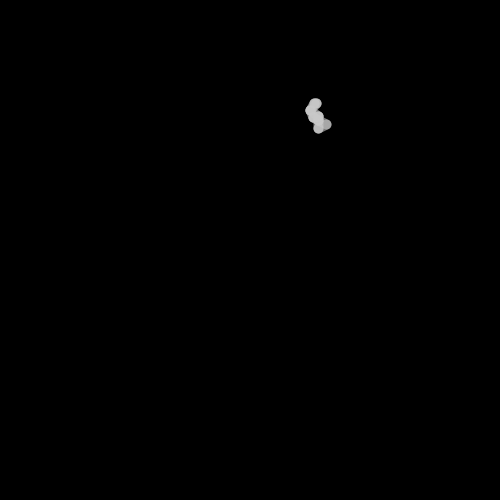
Frame 1 (no input)
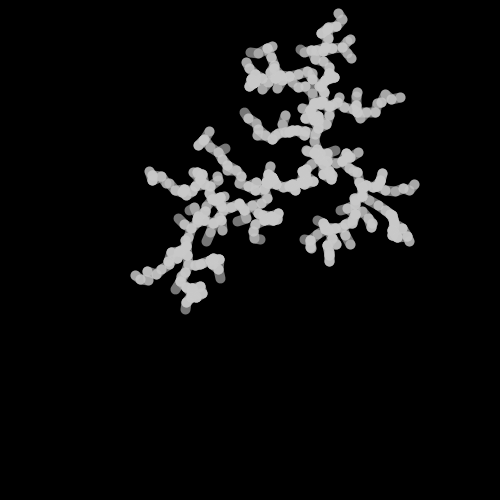
Frame 60 (the mouse pressed at the canvas centre just before this capture)
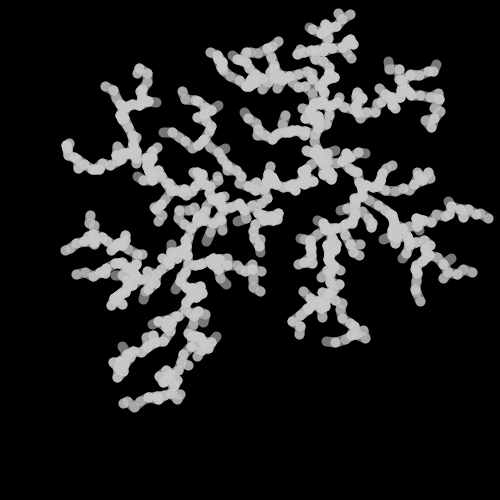
Frame 120 (the mouse held since frame 60 and released just before this capture)

The Processing sketch that drew these frames (run headless with seeded random() and noise(); from frame 60 on, the mouse is pressed at the canvas centre):

// Processing sketch: processing_169621
// ── processing_169621.pde

//import processing.pdf.*;

//Constructing an array

//Assigning different values to new Cell 
//the cells' density is changed
Cell[] myCells = new Cell[1499];                      //array syntax   datatype[] var


void setup() {
   background(0);
  size(500, 500);
  for (int i = 0; i < myCells.length; i ++) {
    myCells[i] = new Cell();                        //array syntax var[element] = value     
  }   
//beginRecord(PDF, "Patternvector3.pdf");  
}


void draw() {
  //beginRaw(PDF, "pattern1.pdf");
  for (int i=0; i< myCells.length; i++) {
   // myCells[i].display();
    myCells[i].update();
  }
  
  myCells[0].isseed = true;               
 
  for (int i=0; i<myCells.length; i++) {
    if(myCells[i].isseed == false){
      for(int j=0; j<myCells.length;j++){
        if(myCells[j].isseed == true){
          float d;
          d = PVector.dist(myCells[i].location, myCells[j].location);
            if(d < 10){                                
              myCells[i].isseed = true;
          
               stroke(200, 150);
               strokeWeight(10); 
              line(myCells[i].location.x, myCells[i].location.y, myCells[j].location.x, myCells[j].location.y);
              
            }
          }
        }
      }
    }
//endRaw();
  }

//void keyPressed(){
 // if(key=='e'){
   // endRecord();
 // }
//}




class Cell{
  
  PVector location = new PVector();
  PVector velocity = new PVector();
  float dia;
  boolean isseed;
  float cellred, cellgreen, cellblue;
  float lineweight;
   
  
  Cell(){
  
    location = new PVector(random(500), random(500));
    dia = 7;
    isseed = false;
    cellred = 255;
    cellgreen = 255;
    cellblue = 255;
    lineweight = 0.1;
  }
  
  void display(){
    stroke(lineweight);
    if(isseed == true){
      fill(255,0,0);
    }
    if(isseed == false){
    fill(cellred,cellgreen,cellblue);
    }
    ellipse(location.x, location.y, dia,dia);
  }
  void update(){
    if(isseed == false){
    velocity = new PVector(random(-10,10),random(-10,10));
    location.add(velocity);
    }
    
  }
}


  
  
    
  
